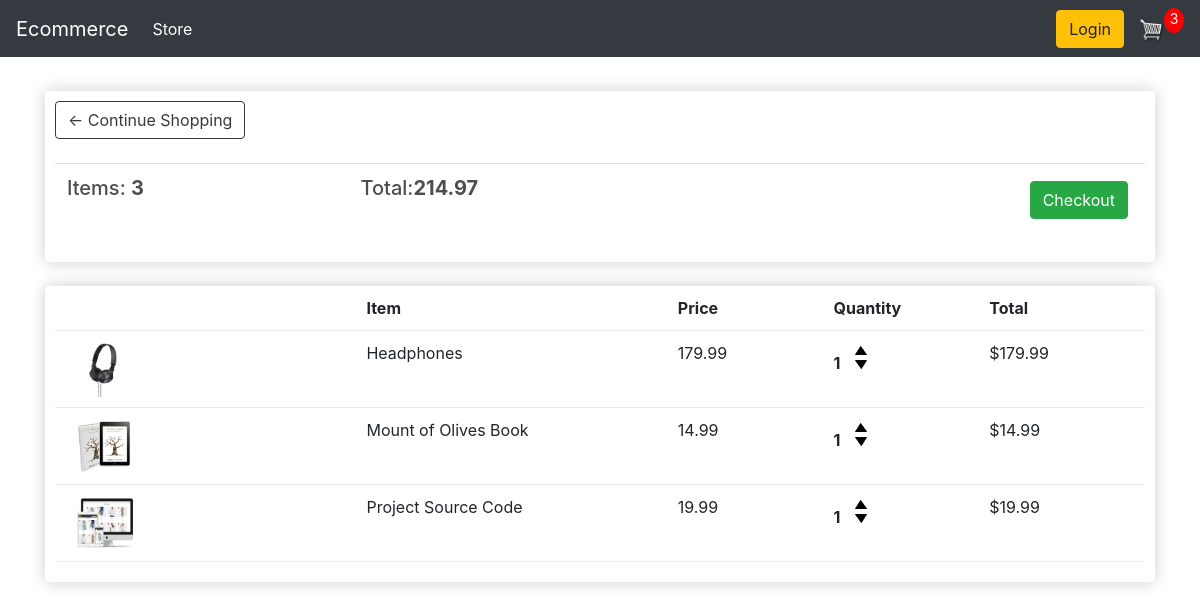
The app's page /cart/ (signed in) with its own data.
### store/models.py (models this page shows, shortened)
class Order(models.Model):
	customer = models.ForeignKey(Customer, on_delete=models.SET_NULL, null=True, blank=True)
	date_ordered = models.DateTimeField(auto_now_add=True)
	complete = models.BooleanField(default=False)
	transaction_id = models.CharField(max_length=100, null=True)
	def get_cart_total(self):
		orderitems = self.orderitem_set.all() # Grab all the items choosen
		total = sum([item.get_total for item in orderitems]) #Calculate total price
		return total
	@property
	def get_cart_items(self):
		orderitems = self.orderitem_set.all() # Grab all the items choosen
		total = sum([item.quantity for item in orderitems]) # Calculate the total of quantity
		return total

class OrderItem(models.Model):
    product = models.ForeignKey(Product,on_delete=models.SET_NULL,null=True)
    order = models.ForeignKey(Order,on_delete=models.SET_NULL,null=True)
    quantity = models.IntegerField(default=0,blank=True, null=True)
    date_added = models.DateTimeField(auto_now_add=True)
    @property
    def get_total(self):
        total = self.product.price * self.quantity
        return total

class Product(models.Model):
    name = models.CharField(max_length=200,null=True)
    price = models.FloatField(default=0)
    digital =  models.BooleanField(default=False, blank=True, null=True)
    image = models.ImageField(blank=True, null=True)
    @property
    def imageURL(self):
        try:
            url = self.image.url
        except:
            url = ''
        return url

### store/views.py (the view)
# urls.py: path('cart/',views.cart, name='cart'),
def cart(request):
    data = cartData(request)
    cartItems = data['cartItems']
    order = data['order']
    items = data['items']
    context = {'items' : items, 'order': order,'cartItems':cartItems}
    return render(request,'store/cart.html',context)

### store/utils.py (called while the page is built)
def cartData(request):
	if request.user.is_authenticated:
		customer = request.user.customer
		order, created = Order.objects.get_or_create(customer=customer, complete=False)
		items = order.orderitem_set.all()
		cartItems = order.get_cart_items
	else:
		cookieData = cookieCart(request)
		cartItems = cookieData['cartItems']
		order = cookieData['order']
		items = cookieData['items']
	return {'items' : items, 'order': order,'cartItems':cartItems}

### store/templates/store/cart.html
{% extends 'store/main.html' %}
{% load static %}
{% block content %}
<div class="row">
    <div class="col-lg-12">
        <div class="box-element">
            <a  class="btn btn-outline-dark" href="{% url 'store' %}">&#x2190; Continue Shopping</a>
            <br>
            <br>
            <table class="table">
                <tr>
                    <th><h5>Items: <strong>{{order.get_cart_items}}</strong></h5></th>
                    <th><h5>Total:<strong>{{order.get_cart_total|floatformat:2}}</strong></h5></th>
                    <th>
                        <a  style="float:right; margin:5px;" class="btn btn-success" href="{% url 'checkout' %}">Checkout</a>
                    </th>
                </tr>
            </table>
        </div>
        <br>
        <div class="box-element">
            <div class="cart-row">
                <div style="flex:2"></div>
                <div style="flex:2"><strong>Item</strong></div>
                <div style="flex:1"><strong>Price</strong></div>
                <div style="flex:1"><strong>Quantity</strong></div>
                <div style="flex:1"><strong>Total</strong></div>
            </div>
            {% for item in  items %}
                <div class="cart-row">
                    <div style="flex:2"><img class="row-image" src="{{item.product.imageURL}}"></div>
                    <div style="flex:2"><p>{{item.product.name}}</p></div>
                    <div style="flex:1"><p>{{item.product.price|floatformat:2}}</p></div>
                    <div style="flex:1">
                        <p class="quantity">{{item.quantity}}</p>
                        <div class="quantity">
                            <img data-product="{{item.product.id}}" data-action="add" class="chg-quantity update-cart" src="{% static  'images/arrow-up.png' %}">
                            <img data-product="{{item.product.id}}" data-action="remove" class="chg-quantity update-cart" src="{% static  'images/arrow-down.png' %}">
                        </div>
                    </div>
                    <div style="flex:1"><p>${{item.get_total|floatformat:2}}</p></div>
                </div>
            {% endfor %}
        </div>
    </div>
</div>
{% endblock content %}

### store/templates/store/main.html (shortened to what this page needs)
<!DOCTYPE html>
{% load static %}
<html lang="en">
<head>
    <link rel="stylesheet" href="{% static 'css/main.css'%}">
    <link rel="stylesheet" href="https://stackpath.bootstrapcdn.com/bootstrap/4.4.1/css/bootstrap.min.css">
</head>
<body>
    <nav class="navbar navbar-expand-lg navbar-dark bg-dark">
        <a class="navbar-brand" href="{% url 'store'%}">Ecommerce</a>
        <div class="collapse navbar-collapse" id="navbarSupportedContent">
            <ul class="navbar-nav mr-auto">
                <li class="nav-item active">
                    <a class="nav-link" href="{% url 'store'%}">Store <span class="sr-only">(current)</span></a>
                </li>
            </ul>
        </div>
        <div class="form-inline my-2 my-lg-0">
            <a href="#" class="btn btn-warning"> Login</a>
            <a href="{% url 'cart'%}">
                <img id="cart-icon" src="{% static 'images/cart.png'%}">
            </a>
            <p id="cart-total">{{cartItems}}</p>
        </div>
    </nav>
    <div class="container">
        <br>
        {% block content %}
        {% endblock content %}
    </div>
</body>
</html>

### static/css/main.css (style rules this page uses)
body { background-color: hsl(0, 0%, 98%); }
h1,h2,h3,h4,h5,h6 { color:hsl(0, 0%, 30%); }
.box-element { box-shadow:hsl(0, 0%, 80%) 0 0 16px; background-color: #fff; border-radius: 4px; padding: 10px; }
.bg-dark { background-color: #4f868c!important; }
#cart-icon { width:25px; display: inline-block; margin-left: 15px; }
#cart-total { display: block; text-align: center; color:#fff; background-color: red; width: 20px; height: 25px; border-radius: 50%; font-size: 14px; }
.col-lg-4, .col-lg-6, .col-lg-8, .col-lg-12 { margin-top: 10px; }
.btn { border-radius: 0; }
.row-image { width: 100px; }
.cart-row { display: flex; align-items: flex-stretch; padding-bottom: 10px; margin-bottom: 10px; border-bottom: 1px solid #ececec; }
.quantity { display: inline-block; font-weight: 700; padding-right:10px; }
.chg-quantity { width: 12px; cursor: pointer; display: block; margin-top: 5px; transition:.1s; }

### records on screen
Order: get_cart_items "3", get_cart_total "214.97"
OrderItem: product.imageURL (picture), product.name "Headphones", product.price "179.99", quantity "1", get_total "179.99"
OrderItem: product.imageURL (picture), product.name "Mount of Olives Book", product.price "14.99", quantity "1", get_total "14.99"
OrderItem: product.imageURL (picture), product.name "Project Source Code", product.price "19.99", quantity "1", get_total "19.99"

### other values on screen
{{ cartItems }} "3"
